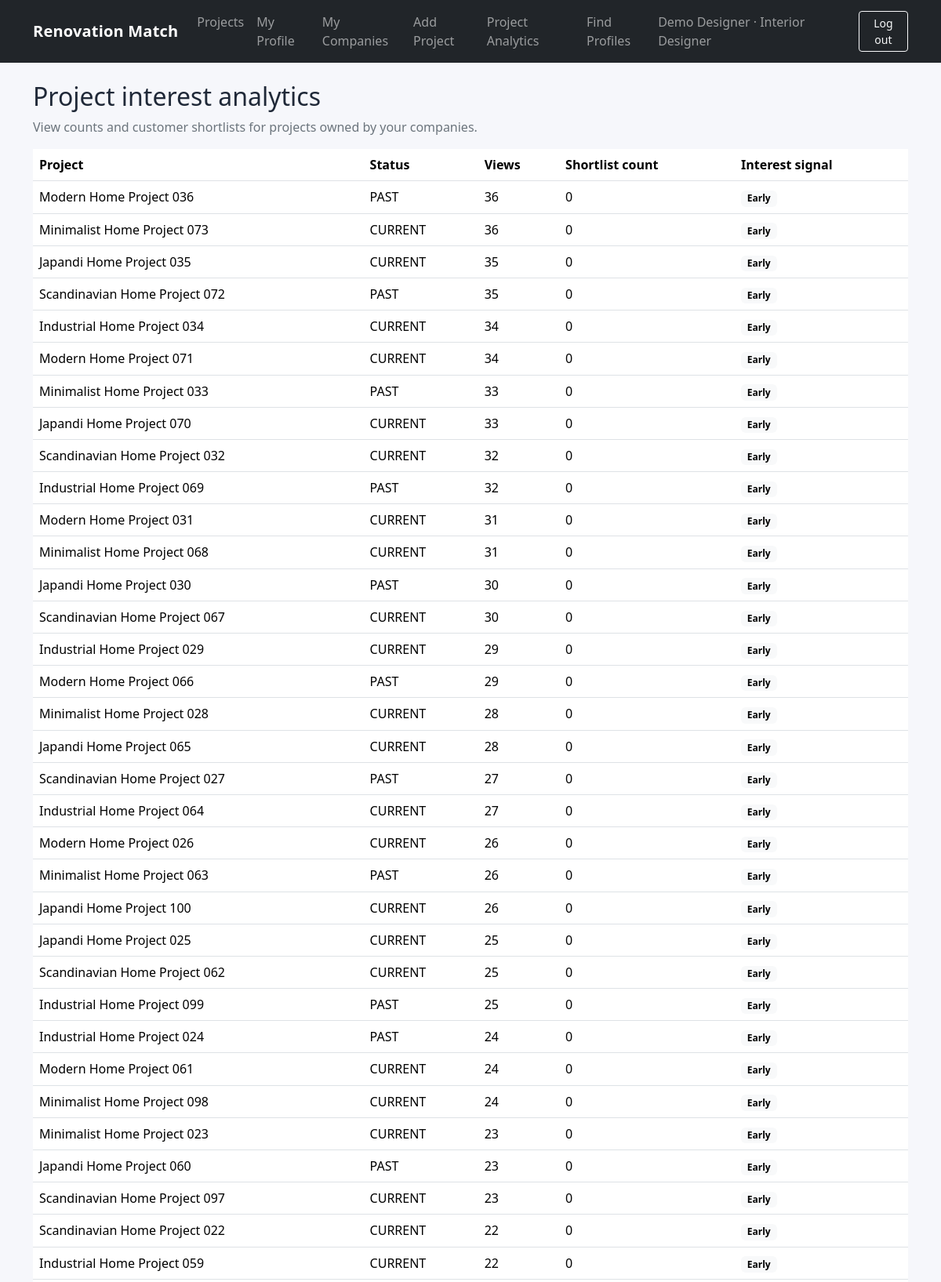
Screenshot of /analytics (signed in, upper part) with the database file from the repository.
### tables this page shows
CREATE TABLE users (
                id INTEGER PRIMARY KEY AUTOINCREMENT,
                username TEXT NOT NULL UNIQUE,
                email TEXT NOT NULL UNIQUE,
                password_hash TEXT NOT NULL,
                role TEXT NOT NULL CHECK(role IN
                    ('USER_ADMIN','INTERIOR_DESIGNER','CUSTOMER','PLATFORM_MANAGER')),
                full_name TEXT NOT NULL,
                status TEXT NOT NULL DEFAULT 'ACTIVE'
                    CHECK(status IN ('ACTIVE','SUSPENDED')),
                created_at TEXT NOT NULL
            );

CREATE TABLE projects (
                id INTEGER PRIMARY KEY AUTOINCREMENT,
                company_id INTEGER NOT NULL REFERENCES companies(id),
                category_id INTEGER REFERENCES categories(id) ON DELETE SET NULL,
                title TEXT NOT NULL,
                description TEXT DEFAULT '',
                location TEXT DEFAULT '',
                budget REAL DEFAULT 0,
                status TEXT NOT NULL DEFAULT 'CURRENT'
                    CHECK(status IN ('CURRENT','PAST')),
                image_url TEXT DEFAULT '',
                created_at TEXT NOT NULL,
                updated_at TEXT NOT NULL,
                views INTEGER NOT NULL DEFAULT 0
            );

### backend/app/boundary/view_project_analytics_boundary.py (the view)
@bp.get("/analytics")
@roles_required("INTERIOR_DESIGNER")
def analytics():
    return ViewProjectAnalyticsBoundary().display_page()

### backend/app/boundary/view_project_analytics_boundary.py (called while the page is built)
    def display_page(self):
        success, result = self.controller.view_project_analytics(current_user_id())
        if success:
            return self.show_analytics(result)
        return self.show_error(result)

    def show_analytics(self, rows):
        return render_template("analytics.html", rows=rows)

### backend/app/controller/view_project_analytics_controller.py (called while the page is built)
    def view_project_analytics(self, owner_id: int):
        try:
            return True, Project.view_project_analytics(owner_id)
        except Exception as e:
            return False, str(e)

### backend/app/entity/project.py (called while the page is built)
    @staticmethod
    def view_project_analytics(owner_id: int):
        return db.all("""SELECT p.id,p.title,p.status,p.views,COUNT(f.project_id) shortlist_count
                         FROM projects p JOIN companies c ON c.id=p.company_id
                         LEFT JOIN favourites f ON f.project_id=p.id
                         WHERE c.owner_id=? GROUP BY p.id ORDER BY p.views DESC""", (owner_id,))

### backend/app/entity/user_account.py (called while the page is built)
    @staticmethod
    def view_user_account(user_id: int):
        return db.one("SELECT * FROM users WHERE id=?", (user_id,))

### backend/app/services/auth.py (called while the page is built)
def load_current_user() -> None:
    uid = session.get("user_id")
    g.current_user = UserAccount.view_user_account(uid) if uid else None
    if g.current_user and g.current_user["status"] != "ACTIVE":
        session.clear()
        g.current_user = None

def current_user() -> dict | None:
    return g.get("current_user")

def current_user_id() -> int | None:
    user = current_user()
    return int(user["id"]) if user else None

def roles_required(*roles: str):
    def decorator(fn: Callable):
        @wraps(fn)
        def wrapper(*args, **kwargs):
            user = current_user()
            if not user:
                if request.path.startswith("/api/"):
                    return jsonify(error="Login required"), 401
                flash("Please log in to continue.", "warning")
                return redirect(url_for("login_user_account.login"))
            if user["role"] not in roles:
                if request.path.startswith("/api/"):
                    return jsonify(error="You do not have permission for this action."), 403
                abort(403)
            return fn(*args, **kwargs)
        return wrapper
    return decorator

### backend/app/services/database.py (called while the page is built)
    def connect(self) -> sqlite3.Connection:
        conn = sqlite3.connect(self.path)
        conn.row_factory = sqlite3.Row
        conn.execute("PRAGMA foreign_keys = ON")
        return conn

### frontend/templates/analytics.html
{% extends "base.html" %}{% block title %}Project analytics{% endblock %}
{% block content %}<h1 class="h2">Project interest analytics</h1><p class="text-secondary">View counts and customer shortlists for projects owned by your companies.</p><div class="table-responsive"><table class="table table-hover"><thead><tr><th>Project</th><th>Status</th><th>Views</th><th>Shortlist count</th><th>Interest signal</th></tr></thead><tbody>{% for p in rows %}<tr><td>{{ p.title }}</td><td>{{ p.status }}</td><td>{{ p.views }}</td><td>{{ p.shortlist_count }}</td><td>{% if p.shortlist_count >= 5 %}<span class="badge text-bg-success">High</span>{% elif p.shortlist_count >= 2 %}<span class="badge text-bg-warning">Medium</span>{% else %}<span class="badge text-bg-light">Early</span>{% endif %}</td></tr>{% else %}<tr><td colspan="5">No project analytics yet.</td></tr>{% endfor %}</tbody></table></div>{% endblock %}

### frontend/templates/base.html (shortened to what this page needs)
<!doctype html>
<html lang="en">
<head>
  <link href="https://cdn.jsdelivr.net/npm/bootstrap@5.3.3/dist/css/bootstrap.min.css" rel="stylesheet">
  <link href="{{ url_for('static', filename='style.css') }}" rel="stylesheet">
</head>
<body>
<nav class="navbar navbar-expand-lg navbar-dark bg-dark">
  <div class="container">
    <a class="navbar-brand" href="{{ url_for('view_dashboard.dashboard') if current_user else url_for('login_user_account.login') }}">Renovation Match</a>
    {% if current_user %}
    <div class="collapse navbar-collapse" id="nav">
      <ul class="navbar-nav me-auto">
        <li class="nav-item"><a class="nav-link" href="{{ url_for('view_project.projects') }}">Projects</a></li>
        <li class="nav-item"><a class="nav-link" href="{{ url_for('view_user_profile.profile') }}">My Profile</a></li>
        {% if current_user.role == 'USER_ADMIN' %}
          <li class="nav-item"><a class="nav-link" href="{{ url_for('view_user_account.users_list') }}">Users</a></li>
          <li class="nav-item"><a class="nav-link" href="{{ url_for('search_user_profile.profiles_search') }}">Profiles</a></li>
          <li class="nav-item"><a class="nav-link" href="{{ url_for('view_company.companies') }}">Companies</a></li>
          <li class="nav-item"><a class="nav-link" href="{{ url_for('view_category.categories') }}">Categories</a></li>
        {% elif current_user.role == 'INTERIOR_DESIGNER' %}
          <li class="nav-item"><a class="nav-link" href="{{ url_for('view_company.companies') }}">My Companies</a></li>
          <li class="nav-item"><a class="nav-link" href="{{ url_for('create_project.project_new') }}">Add Project</a></li>
          <li class="nav-item"><a class="nav-link" href="{{ url_for('view_project_analytics.analytics') }}">Project Analytics</a></li>
          <li class="nav-item"><a class="nav-link" href="{{ url_for('search_user_profile.profiles_search') }}">Find Profiles</a></li>
        {% elif current_user.role == 'CUSTOMER' %}
          <li class="nav-item"><a class="nav-link" href="{{ url_for('view_favourites.shortlist') }}">My Shortlist</a></li>
          <li class="nav-item"><a class="nav-link" href="{{ url_for('compare_favourites.compare') }}">Compare</a></li>
        {% endif %}
      </ul>
      <span class="navbar-text me-3">{{ current_user.full_name }} · {{ current_user.role.replace('_',' ').title() }}</span>
      <form method="post" action="{{ url_for('logout_user_account.logout') }}"><button class="btn btn-outline-light btn-sm">Log out</button></form>
    </div>
    {% endif %}
  </div>
</nav>
<main class="container py-4">
  {% block content %}{% endblock %}
</main>
</body></html>

### frontend/static/style.css (style rules this page uses)
body { background: #f6f7fb; color: #202938; }
.navbar-brand { font-weight: 700; letter-spacing: .2px; }
.table { background: white; }

### rows the page displays
users: full_name "Demo Designer", role.replace "Interior Designer"
projects: title "Modern Home Project 036", status "PAST", views "36", shortlist_count "0"
projects: title "Minimalist Home Project 073", status "CURRENT", views "36", shortlist_count "0"
projects: title "Japandi Home Project 035", status "CURRENT", views "35", shortlist_count "0"
projects: title "Scandinavian Home Project 072", status "PAST", views "35", shortlist_count "0"
projects: title "Industrial Home Project 034", status "CURRENT", views "34", shortlist_count "0"
projects: title "Modern Home Project 071", status "CURRENT", views "34", shortlist_count "0"
projects: title "Minimalist Home Project 033", status "PAST", views "33", shortlist_count "0"
projects: title "Japandi Home Project 070", status "CURRENT", views "33", shortlist_count "0"
projects: title "Scandinavian Home Project 032", status "CURRENT", views "32", shortlist_count "0"
projects: title "Industrial Home Project 069", status "PAST", views "32", shortlist_count "0"
projects: title "Modern Home Project 031", status "CURRENT", views "31", shortlist_count "0"
projects: title "Minimalist Home Project 068", status "CURRENT", views "31", shortlist_count "0"
projects: title "Japandi Home Project 030", status "PAST", views "30", shortlist_count "0"
projects: title "Scandinavian Home Project 067", status "CURRENT", views "30", shortlist_count "0"
projects: title "Industrial Home Project 029", status "CURRENT", views "29", shortlist_count "0"
projects: title "Modern Home Project 066", status "PAST", views "29", shortlist_count "0"
projects: title "Minimalist Home Project 028", status "CURRENT", views "28", shortlist_count "0"
projects: title "Japandi Home Project 065", status "CURRENT", views "28", shortlist_count "0"
projects: title "Scandinavian Home Project 027", status "PAST", views "27", shortlist_count "0"
projects: title "Industrial Home Project 064", status "CURRENT", views "27", shortlist_count "0"
projects: title "Modern Home Project 026", status "CURRENT", views "26", shortlist_count "0"
projects: title "Minimalist Home Project 063", status "PAST", views "26", shortlist_count "0"
projects: title "Japandi Home Project 100", status "CURRENT", views "26", shortlist_count "0"
projects: title "Japandi Home Project 025", status "CURRENT", views "25", shortlist_count "0"
projects: title "Scandinavian Home Project 062", status "CURRENT", views "25", shortlist_count "0"
projects: title "Industrial Home Project 099", status "PAST", views "25", shortlist_count "0"
projects: title "Industrial Home Project 024", status "PAST", views "24", shortlist_count "0"
projects: title "Modern Home Project 061", status "CURRENT", views "24", shortlist_count "0"
projects: title "Minimalist Home Project 098", status "CURRENT", views "24", shortlist_count "0"
projects: title "Minimalist Home Project 023", status "CURRENT", views "23", shortlist_count "0"
projects: title "Japandi Home Project 060", status "PAST", views "23", shortlist_count "0"
projects: title "Scandinavian Home Project 097", status "CURRENT", views "23", shortlist_count "0"
projects: title "Scandinavian Home Project 022", status "CURRENT", views "22", shortlist_count "0"
projects: title "Industrial Home Project 059", status "CURRENT", views "22", shortlist_count "0"
